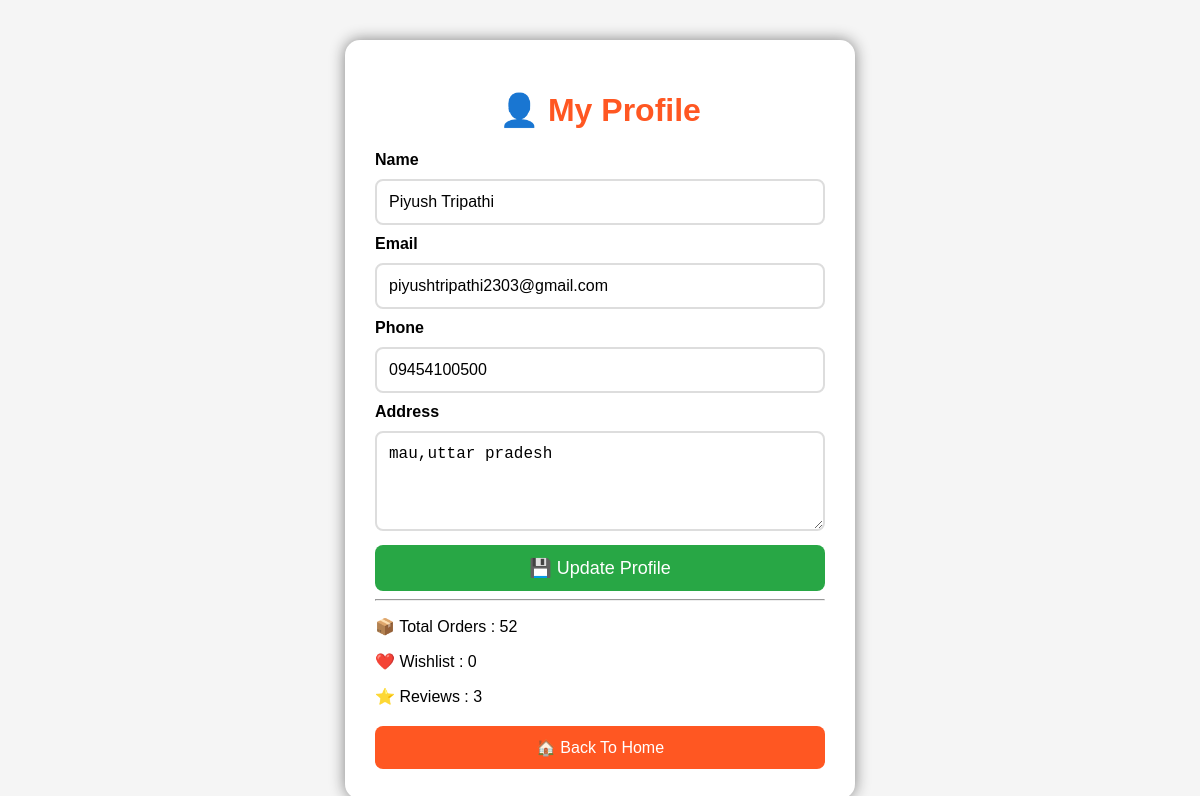
/profile/ (signed in), run on the app's committed database.
### accounts/models.py (models this page shows, shortened)
class User(models.Model):
    name = models.CharField(max_length=100)
    email = models.EmailField(unique=True)
    password = models.CharField(max_length=100)
    phone = models.CharField(max_length=15, blank=True)
    address = models.TextField(blank=True)

### accounts/views.py (the view, shortened to what this page needs)
# urls.py: path("profile/", views.profile, name="profile"),
def profile(request):
    user = User.objects.get(id=request.session["user_id"])
    orders = Order.objects.count()
    wishlist = Wishlist.objects.count()
    reviews = Review.objects.count()
    return render(request, "accounts/profile.html", {
        "user": user,
        "orders": orders,
        "wishlist": wishlist,
        "reviews": reviews,
    })

### accounts/templates/accounts/profile.html (shortened to what this page needs)
<!DOCTYPE html>
<html>
<head>
</head>
<body>
<div class="box">
<h1>👤 My Profile</h1>
<form method="POST" action="/profile/">
<label>Name</label>
<input type="text" name="name" value="{{ user.name }}">
<label>Email</label>
<input type="email" name="email" value="{{ user.email }}">
<label>Phone</label>
<input type="text" name="phone" value="{{ user.phone }}">
<label>Address</label>
<textarea name="address" rows="4">{{ user.address }}</textarea>
<button type="submit">
💾 Update Profile
</button>
</form>
<hr>
<p>📦 Total Orders : {{ orders }}</p>
<p>❤️ Wishlist : {{ wishlist }}</p>
<p>⭐ Reviews : {{ reviews }}</p>
<a href="/" class="btn">🏠 Back To Home</a>
</div>
</body>
</html>

### accounts/templates/accounts/profile.html (style rules this page uses)
body { font-family:Arial,sans-serif; background:#f5f5f5; }
.box { width:450px; margin:40px auto; background:white; padding:30px; border-radius:15px; box-shadow:0 0 15px gray; }
h1 { text-align:center; color:#ff5722; }
label { font-weight:bold; }
input,textarea { width:100%; padding:12px; margin:10px 0; border:2px solid #ddd; border-radius:8px; font-size:16px; box-sizing:border-box; }
button { width:100%; padding:12px; background:#28a745; color:white; border:none; border-radius:8px; font-size:18px; cursor:pointer; }
.btn { display:block; text-align:center; background:#ff5722; color:white; text-decoration:none; padding:12px; border-radius:8px; margin-top:20px; }

### data on the page
User: name "Piyush Tripathi", email "piyushtripathi2303@gmail.com", phone "09454100500", address "mau,uttar pradesh"

### other printed values
{{ orders }} "52"
{{ wishlist }} "0"
{{ reviews }} "3"
